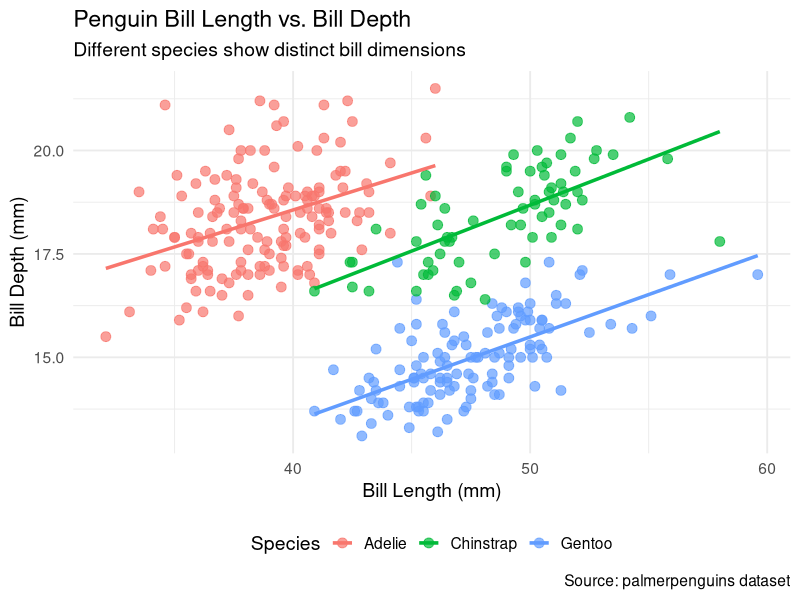

This figure's R source:
## ---- chunk 1
suppressPackageStartupMessages(library(tidyverse))
suppressPackageStartupMessages(library(palmerpenguins))
suppressPackageStartupMessages(library(ggplot2))
## ---- chunk 2
ggplot(penguins, aes(x = bill_length_mm, y = bill_depth_mm, color = species)) +
  geom_point(alpha = 0.7, size = 3) +
  geom_smooth(method = "lm", se = FALSE, linewidth = 1.2) +
  labs(
    title = "Penguin Bill Length vs. Bill Depth",
    subtitle = "Different species show distinct bill dimensions",
    x = "Bill Length (mm)",
    y = "Bill Depth (mm)",
    color = "Species",
    caption = "Source: palmerpenguins dataset"
  ) +
  theme_minimal(base_size = 14) +
  theme(legend.position = "bottom")
